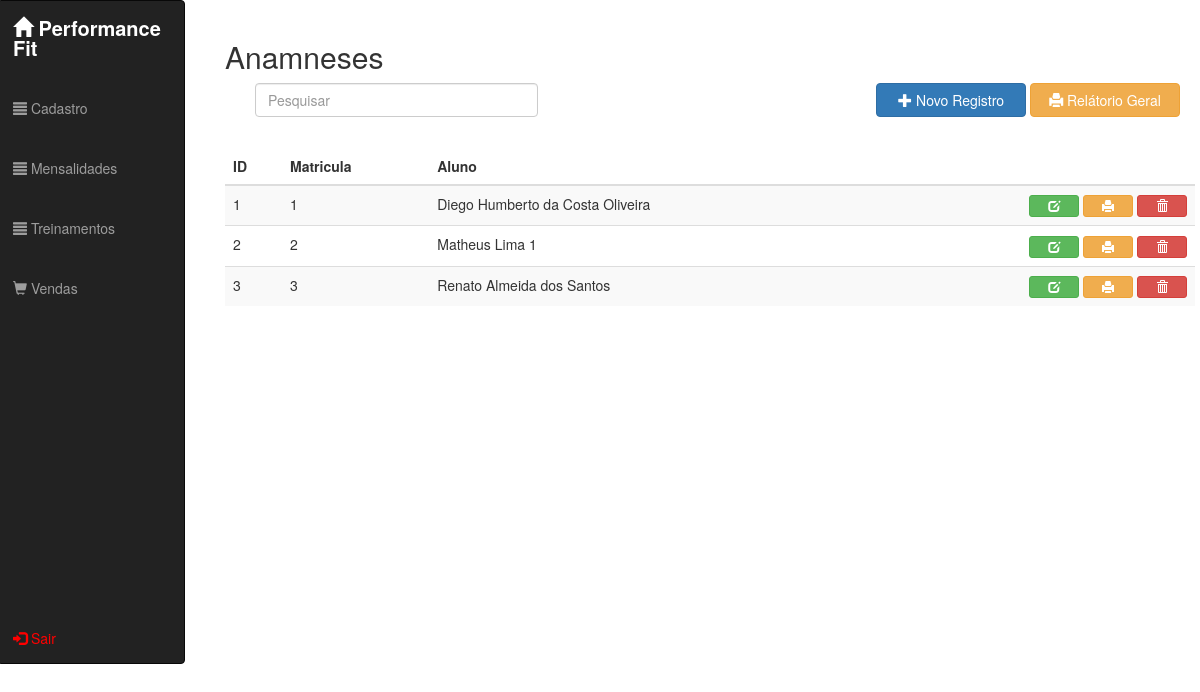
Screenshot of /view.anamneses (signed in) with the database file from the repository.
### tables this page shows
CREATE TABLE `anamneses` (
  `idanamneses` int(11) NOT NULL,
  `idalunos_cliente` int(11) NOT NULL,
  `peso_anamnese` float DEFAULT NULL,
  `altura_anamnese` float DEFAULT NULL,
  `imc_anamnese` float DEFAULT NULL,
  `pescoco_anamnese` float DEFAULT NULL,
  `ombro_anamnese` float DEFAULT NULL,
  `torax_anamnese` float DEFAULT NULL,
  `abdome_anamnese` float DEFAULT NULL,
  `cintura_anamnese` float DEFAULT NULL,
  `quadril_anamnese` float DEFAULT NULL,
  `bd_anamnese` float DEFAULT NULL,
  `be_anamnese` float DEFAULT NULL,
  `bec_anamnese` float DEFAULT NULL,
  `bdc_anamnese` float DEFAULT NULL,
  `aec_anamnese` float DEFAULT NULL,
  `adc_anamnese` float DEFAULT NULL,
  `ce_anamnese` float DEFAULT NULL,
  `cd_anamnese` float DEFAULT NULL,
  `pe_anamnese` float DEFAULT NULL,
  `pd_anamnese` float DEFAULT NULL,
  `obs_anamnese` varchar(1000) DEFAULT NULL
);

CREATE TABLE `alunos_cliente` (
  `idalunos_cliente` int(11) NOT NULL,
  `idendereco_aluno` int(11) NOT NULL,
  `nome_aluno` varchar(100) NOT NULL,
  `cpf_aluno` varchar(14) NOT NULL,
  `rg_aluno` varchar(7) NOT NULL,
  `nome_mae` varchar(100) DEFAULT NULL,
  `nome_pai` varchar(100) DEFAULT NULL,
  `email_aluno` varchar(50) NOT NULL,
  `celular_aluno` varchar(16) DEFAULT NULL,
  `residencial_aluno` varchar(15) DEFAULT NULL,
  `data_nascimento_aluno` date NOT NULL,
  `status_aluno` varchar(50) NOT NULL,
  `obs_aluno` varchar(500) DEFAULT NULL
);

### _app/Conn/Conn.class.php (called while the page is built, shortened)
<?php
class Conn {
    private static $Host = SIS_DB_HOST;
    private static $User = SIS_DB_USER;
    private static $Pass = SIS_DB_PASS;
    private static $Dbsa = SIS_DB_DBSA;
    private static $Connect = null;
    private static function Conectar() {
        try {
            if (self::$Connect == null):
                $dsn = 'mysql:host=' . self::$Host . ';dbname=' . self::$Dbsa;
                $options = [ PDO::MYSQL_ATTR_INIT_COMMAND => 'SET NAMES UTF8'];
                self::$Connect = new PDO($dsn, self::$User, self::$Pass, $options);
                self::$Connect->setAttribute(PDO::ATTR_ERRMODE, PDO::ERRMODE_EXCEPTION);
            endif;
        } catch (PDOException $e) {
            PHPErro($e->getCode(), $e->getMessage(), $e->getFile(), $e->getLine());
            die;
        }
        return self::$Connect;
    }
    public static function getConn() {
        return self::Conectar();
    }
}

### _app/Conn/Read.class.php (called while the page is built, shortened)
<?php
class Read {
    private $Select;
    private $Result;
    private $Read;
    private $Conn;
    public function __construct() {
        $this->Conn = Conn::getConn();
    }
    public function ExeRead($Tabela, $Termos = null, $ParseString = null) {
        $this->Select = "SELECT * FROM {$Tabela} {$Termos}";
    }
    public function getResult() {
        return $this->Result;
    }
    public function FullRead($Query, $ParseString = null) {
        $this->Select = (string) $Query;
        $this->Execute();
    }
    private function Connect() {
        $this->Read = $this->Conn->prepare($this->Select);
        $this->Read->setFetchMode(PDO::FETCH_ASSOC);
    }
    private function Execute() {
        $this->Connect();
        try {
            $this->Read->execute();
            $this->Result = $this->Read->fetchAll();
        } catch (PDOException $e) {
            $this->Result = null;
            Erro("<b>Erro ao Ler:</b> {$e->getMessage()}", $e->getCode());
        }
    }
}

### Views/view.anamneses.php (the view, shortened to what this page needs)
<?php require REQUIRE_PATH . '/menu.php'; ?>
<div class="col-md-10 modals">
    <br>
    <h2>Anamneses</h2>
    <div>
        <div class="col-md-12" align="right">
            <form action="" method="POST">
                <div class="form-group col-md-4">
                    <input type="text" placeholder="Pesquisar" class="form-control pesquisar pesquisar-anamnese">
                </div>
            </form>
            <button class="btn btn-primary open-modal-create"><i class="glyphicon glyphicon-plus"></i> Novo Registro</button>
            <a class="relatorio-geral" href="http://localhost/academia/Views/view.anamneses.relatorio.php" target="_blank"><button class="btn btn-warning"><i class="glyphicon glyphicon-print"></i> Relátorio Geral</button></a>
        </div>
        <div class="form-group col-md-12 mensagens-retorno">
        </div>
        <table class="table table-striped modal-table">
            <thead>
                <tr>
                    <th>ID</th>
                    <th>Matricula</th>
                    <th>Aluno</th>
                    <th></th>
                </tr>
            </thead>
            <tbody class="j-result-anamneses">
                <?php
                $ReadAnamnese = new Read;
                $ReadAnamnese->FullRead("SELECT anamneses.idanamneses, anamneses.idalunos_cliente, alunos_cliente.nome_aluno "
                                       . "FROM anamneses "
                                       . "LEFT JOIN alunos_cliente ON anamneses.idalunos_cliente = alunos_cliente.idalunos_cliente");
                foreach ($ReadAnamnese->getResult() as $e):
                    extract($e);
                    echo "<tr id='{$idanamneses}'>" .
                    "<td>{$idanamneses}</td>" .
                    "<td>{$idalunos_cliente}</td>" .
                    "<td>{$nome_aluno}</td>" .
                    "<td align='right'>" .
                    "<button class='btn btn-success btn-xs open-modal-update j-open-modal-update-anamnese' idanamneses={$idanamneses}><i class='glyphicon glyphicon-edit'></i></button> " .
                    "<a href='http://localhost/academia/Views/view.anamnese.relatorio.php?idanamneses={$idanamneses}' target='_blank'><button class='btn btn-warning btn-xs open-imprimir'><i class='glyphicon glyphicon-print'></i></button></a> " .
                    "<button class='btn btn-danger btn-xs open-delete j-btn-del-anamnese' idanamneses={$idanamneses}><i class='glyphicon glyphicon-trash'></i></button>".
                    "</td>" .
                    "</tr>";
                endforeach;
                ?>
            </tbody>
        </table>
    </div>
</div>

### Views/css/style.css (style rules this page uses)
.btn-success { width: 150px; }
.btn-danger { width: 150px; }
.btn-warning { width: 150px; }
.btn-primary { width: 150px; }
.open-modal-update { width: 50px; }
.open-delete { width: 50px; }
.open-imprimir { width: 50px; }
.modals { margin-left: 210px; }

### rows the page displays
anamneses: idanamneses "1", idalunos_cliente "1", idalunos_cliente.nome_aluno "Diego Humberto da Costa Oliveira"
anamneses: idanamneses "2", idalunos_cliente "2", idalunos_cliente.nome_aluno "Matheus Lima 1"
anamneses: idanamneses "3", idalunos_cliente "3", idalunos_cliente.nome_aluno "Renato Almeida dos Santos"
